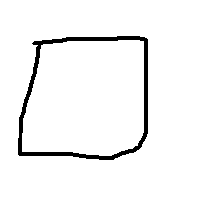
#> input picture Lab 2 - Classification Methods/images/rectangle/rec1.png, 200 x 200 px
$ jupyter execute --allow-errors utils.ipynb   (shell and % lines are left out)
#> lines starting #> are read from the running program, lines starting #| are printed output that depends on the picture; after the words box and inside, x2 and y2 are one past the last pixel; in counts of white or black regions, pixels touching at a corner belong together
## Utility Functions

It is good practice to keep your utility functions (functions that perform certain operations) separate from your machine learning pipeline. This helps you:

1. Focus on each operation/functionality on its own
2. Better trace code when something breaks
3. Perform unit testing

[cell 1]
### All imports we will need
import cv2
import numpy as np
import math
import glob
import matplotlib.pyplot as plt
from mpl_toolkits.mplot3d import Axes3D

# use interactive plots

[cell 2]
#### set debug to false when imported from another

## Data Preprocessing Utilities
Functions that implement the preprocessing operations

[cell 3]
def preprocess(img):
    # Preprocess the given image img.

    # [1] TODO: Convert the image to grayscale (~1 line)
    # Hint: Check the function cvtColor in opencv.
    image = cv2.cvtColor(img, cv2.COLOR_BGR2GRAY)

    # [2] TODO: Blur the image to remove the noise (apply a 3x3 filter) (~1 line)
    # Hint: Check the function blur in opencv.
    # Hint: Pass the kernel size as an array (3, 3)
    image = cv2.blur(image, (3, 3))
    # [3] TODO: Convert the grayscale image to a binary image. Apply a threshold between 50 and 255 on the blurred image.
    #       The pixels having values less than 50 will be considered 0, and 255 otherwise. (~1 line)
    # Hint: Check the function threshold in opencv.
    # Hint: Use the type cv2.THRESH_BINARY with the type parameter.
    # Hint: This function has two return parameters. You can ignore the first one, and the second is the binary image.
    # Example: _, thresholded_img = cv2.threshold(....)
    _, thresholded_img = cv2.threshold(image, 50, 255, cv2.THRESH_BINARY)
    return thresholded_img

#> (a cell that did not finish here is left out)

## Feature Extraction Utilities
Functions that implement feature extractors

[cell 5]
def findContourArea(img):
    # This function finds the contours of a given image and returns it in the variable contours.
    ## understand contours:
    ### Contours can be explained simply as a curve joining all the continuous points (along the boundary), having same color or intensity.
    ### The contours are a useful tool for shape analysis and object detection and recognition.

    # NOTE: This function will not work correctly unless you preprocess the image properly as indicated.
    contours, hierarchy = cv2.findContours(img, cv2.RETR_TREE, cv2.CHAIN_APPROX_SIMPLE)
    ## the function findContours returns an array of contours and their hierarchy,
    ## Contours is a Python list of all the contours in the image. Each individual contour is a Numpy array of (x,y) coordinates of boundary points of the object.
    ## the list is sorted in terms of hierarchy, this means the outmost contour is in contours[0],
    ## and their direct inner contours are in contours[1] and so on and so forth
    #print(contours)
    # [4] TODO: Find the contour area of the given image (img) (~1 line)
    # Hint: check the function contourArea in opencv.
    # Hint: think which contour should be passed as argument to the function (which contour we should calculate its area)
    area = cv2.contourArea(contours[1])

    return area, contours

[cell 6]
def findBoundingRectangleArea(img, contours):
    # This function tries to fit the minimum bounding rectangle for the given contours.

    # [5] TODO: Find the minimum bounding rectangle that can fit the given contours.
    # Hint: Check the function boundingRect in opencv
    x,y,w,h = cv2.boundingRect(contours[1])
    # TODO (Optional): You can uncomment the following lines to show or display the bounded rectangle.
    bounding_rectangle = cv2.rectangle(img.copy(), (x, y), (x + w, y + h), (0, 255, 0), 2)
    plt.imshow(bounding_rectangle, cmap = 'gray')
    plt.figure()

    # [6] TODO: Find the area of the bounding rectangle
    area = w * h
    return area, bounding_rectangle

[cell 7]
def findBoundingCircleArea(img, contours):
    # This function tries to fit the minimum bounding circle for the given contours.

    # [7] TODO: Find the minimum enclosing circle that can fit the given contours.
    # Hint: Check the function minEnclosingCircle in opencv

    # TODO (Optional): You can uncomment the following lines to show or display the bounded circle.
    (x,y),radius = cv2.minEnclosingCircle(contours[1])
    center = (int(x),int(y))
    radius = int(radius)
    bounding_circle = cv2.circle(img.copy(), center, radius, (0, 255, 0), 2)
    plt.imshow(bounding_circle, cmap = 'gray')
    plt.figure()

    # [8] TODO: Find the area of the bounding circle
    area = math.pi * radius * radius
    return area, bounding_circle

[cell 8]
def findBoundingTriangleArea(img, contours):
    # This function tries to fit the minimum bounding triangle for the given contours.

    # [9] TODO: Find the minimum enclosing triangle that can fit the given contours.
    # Hint: Check the function minEnclosingTriangle in opencv and place its output in the variable x
    #contours2 = np.vstack(contours[0]).squeeze()
    x = cv2.minEnclosingTriangle(contours[1])
    # TODO (Optional): You can uncomment the following lines to show or display the bounded triangle.
    bounding_triangle = cv2.polylines(img.copy(), np.int32([x[1]]), True, (0, 255, 0), 2)
    plt.imshow(bounding_triangle, cmap = 'gray')
    plt.show()
    # [10] TODO: Find the area of the bounding triangle
    area = x[0]
    return area, bounding_triangle

[cell 9]
IN_DEBUG = True ## uncomment this line when you need to test your code, then re-comment it when done

if IN_DEBUG:
    ### test your implementation
    ######## DO NOT CHANGE THIS CODE ########
    img = cv2.imread('images/rectangle/rec1.png')
#> img is the input picture: shape (200, 200, 3); 95.4% white; 1 black region, box (x1, y1, x2, y2) and area: (18, 36, 148, 160) 1824
    thresholded_img = preprocess(img) ### assuming this function is behaving correctly
#> in preprocess, `image = cv2.blur(image, (3, 3))`:
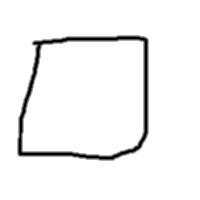
#> image: shape (200, 200); min 0, max 255, mean 243.4
#> in preprocess, `_, thresholded_img = cv2.threshold(image, 50, 255, cv2.THRESH_BINARY)`:
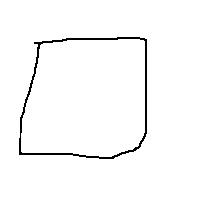
#> thresholded_img: shape (200, 200); 97.7% white; black in thin lines or dots, all inside (x1, y1, x2, y2) = (19, 37, 147, 159)
    area, img_contours = findContourArea(thresholded_img)
#> in findContourArea, `contours, hierarchy = cv2.findContours(img, cv2.RETR_TREE, cv2.CHAIN_A..`: contours = 3 contours; box (x1, y1, x2, y2) and area: (0, 0, 200, 200) 39601, (18, 36, 148, 160) 14150, (21, 39, 145, 157) 12772
#> in findContourArea, `area = cv2.contourArea(contours[1])`: area = 14150.5
#> area = 14150.5; img_contours has the same summary as contours in findContourArea
    rect_area, _ = findBoundingRectangleArea(thresholded_img, img_contours)
#> in findBoundingRectangleArea, `x,y,w,h = cv2.boundingRect(contours[1])`: x = 18; y = 36; w = 130; h = 124
#> in findBoundingRectangleArea, `bounding_rectangle = cv2.rectangle(img.copy(), (x, y), (x + w, y + h),..`:
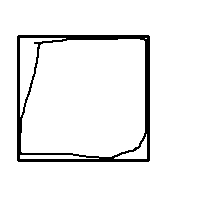
#> bounding_rectangle: shape (200, 200); 94% white; 1 black region, box (x1, y1, x2, y2) and area: (17, 35, 150, 162) 2413
#> in findBoundingRectangleArea, `area = w * h`: area = 16120
#> rect_area = 16120
    circ_area, _ = findBoundingCircleArea(thresholded_img, img_contours)
#> in findBoundingCircleArea, `(x,y),radius = cv2.minEnclosingCircle(contours[1])`: x = 82.5; y = 96.5; radius = 86.41
#> in findBoundingCircleArea, `center = (int(x),int(y))`: center = (82, 96)
#> in findBoundingCircleArea, `radius = int(radius)`: radius = 86
#> in findBoundingCircleArea, `bounding_circle = cv2.circle(img.copy(), center, radius, (0, 255, 0), 2)`:
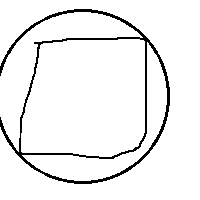
#> bounding_circle: shape (200, 200); 94.1% white; black in thin lines or dots, all inside (x1, y1, x2, y2) = (0, 9, 170, 184)
#> in findBoundingCircleArea, `area = math.pi * radius * radius`: area = 23235.2
#> circ_area = 23235.2
    tri_area, _ = findBoundingTriangleArea(thresholded_img, img_contours)
#> in findBoundingTriangleArea, `x = cv2.minEnclosingTriangle(contours[1])`: x = (25933.5, [[-79, 150.1], [147, 161.4], [147, -68.1]])
#> in findBoundingTriangleArea, `bounding_triangle = cv2.polylines(img.copy(), np.int32([x[1]]), True, ..`:
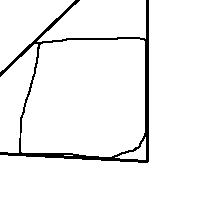
#> bounding_triangle: shape (200, 200); 94.9% white; 1 black region
#> in findBoundingTriangleArea, `area = x[0]`: area = 25933.5
#> tri_area = 25933.5

    assert round(area, 2)==14150.5,\
        f'findContourArea() is incorrect, expected {14150.5} found {area}'
    assert round(rect_area, 2)==16120.0, \
        f'findBoundingRectangleArea() is incorrect, expected {16120.0} found {rect_area}'
    assert round(circ_area, 2)==23235.22, \
        f'findBoundingCircleArea() is incorrect, expected {23235.22} found {circ_area}'
    assert round(tri_area,2)==25933.5, \
       f'findBoundingTriangleArea() is incorrect, expected {25933.5} found {tri_area}'

[cell 10]
def extract_features(img, class_number=None):
    # Given an image img, extract the following features.
    # 1. The ratio between the figure area and the minimum enclosing rectangle.
    # 2. The ratio between the figure area and the minimum enclosing circle.
    # 3. The ratio between the figure area and the minimum enclosing triangle.

    area, contours = findContourArea(img)
    area1, _ = findBoundingRectangleArea(img, contours)
    area2, _ = findBoundingCircleArea(img, contours)
    area3, _ = findBoundingTriangleArea(img, contours)

    features = [area/area1, area/area2, area/area3]
    features = [class_number] + features
    # [11] TODO: Extract the features and append the class_number (if given) in the beginning of each feature vector.
    return features

[cell 11]
# IN_DEBUG = True ## uncomment this line when you need to test your code, then re-comment it when done

if IN_DEBUG:
    ### test your implementation
    ######## DO NOT CHANGE THIS CODE ########
    expected_features = np.array([1.0, 0.88, 0.61, 0.55])
    results = np.array(extract_features(thresholded_img, 1))
#> in extract_features, `area, contours = findContourArea(img)`: area = 14150.5
#> in extract_features, `area1, _ = findBoundingRectangleArea(img, contours)`: area1 = 16120
#> in extract_features, `area2, _ = findBoundingCircleArea(img, contours)`: area2 = 23235.2
#> in extract_features, `area3, _ = findBoundingTriangleArea(img, contours)`: area3 = 25933.5
#> in extract_features, `features = [area/area1, area/area2, area/area3]`: features = [0.878, 0.609, 0.546]
#> in extract_features, `features = [class_number] + features`: features = [1, 0.878, 0.609, 0.546]
#> results = [1, 0.878, 0.609, 0.546]
    results = np.round(results, 2)
#> results = [1, 0.88, 0.61, 0.55]
    assert np.all(results == expected_features), \
        f'extract_features() is incorrect'

## Data Plotting Utilities
Functions that implement 3D plots to visualize data

[cell 12]
def plot(x, y, z, title='', xlabel='', ylabel='', zlabel='', color_style_str='', label_str='', figure=None, axis=None):

    # [12] TODO: Add title, x_label, y_label, z_label to axis (~4 lines)
    axis.set_title(title)
    axis.set_xlabel(xlabel)
    axis.set_ylabel(ylabel)
    axis.set_zlabel(zlabel)

    # [13] TODO: Scatter plot of data points with coordinates (x, y, z) with the corresponding color and label (~1 line)
    axis.scatter(x, y, z, color=color_style_str, label = label_str)

    handles, labels = axis.get_legend_handles_labels()

    unique = list(set(labels))
    handles = [handles[labels.index(u)] for u in unique]
    labels = [labels[labels.index(u)] for u in unique]

    axis.legend(handles, labels)

[cell 13]
IN_DEBUG = True ## uncomment this line when you need to test your code, then re-comment it when done

if IN_DEBUG:
    ### test your implementation
    ######## DO NOT CHANGE THIS CODE ########
    np.random.seed(0)
    x = np.random.randint(10, size=8)
    y = np.random.randint(15, size=8)
    z = np.random.randint(20, size=8)
    fig = plt.figure()
    ax = fig.add_subplot(111, projection='3d')
    plot(x, y, z, title='Random Data',
               xlabel='Feature x.', ylabel='Feature y', zlabel='Feature z.', color_style_str='g',
               label_str="Data Points",
               figure=fig, axis=ax)
    plt.show()
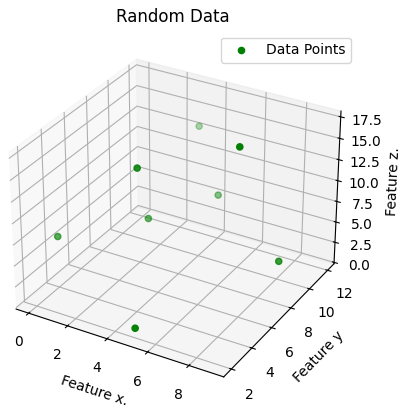
#> figure drawn by matplotlib, 1 panel
